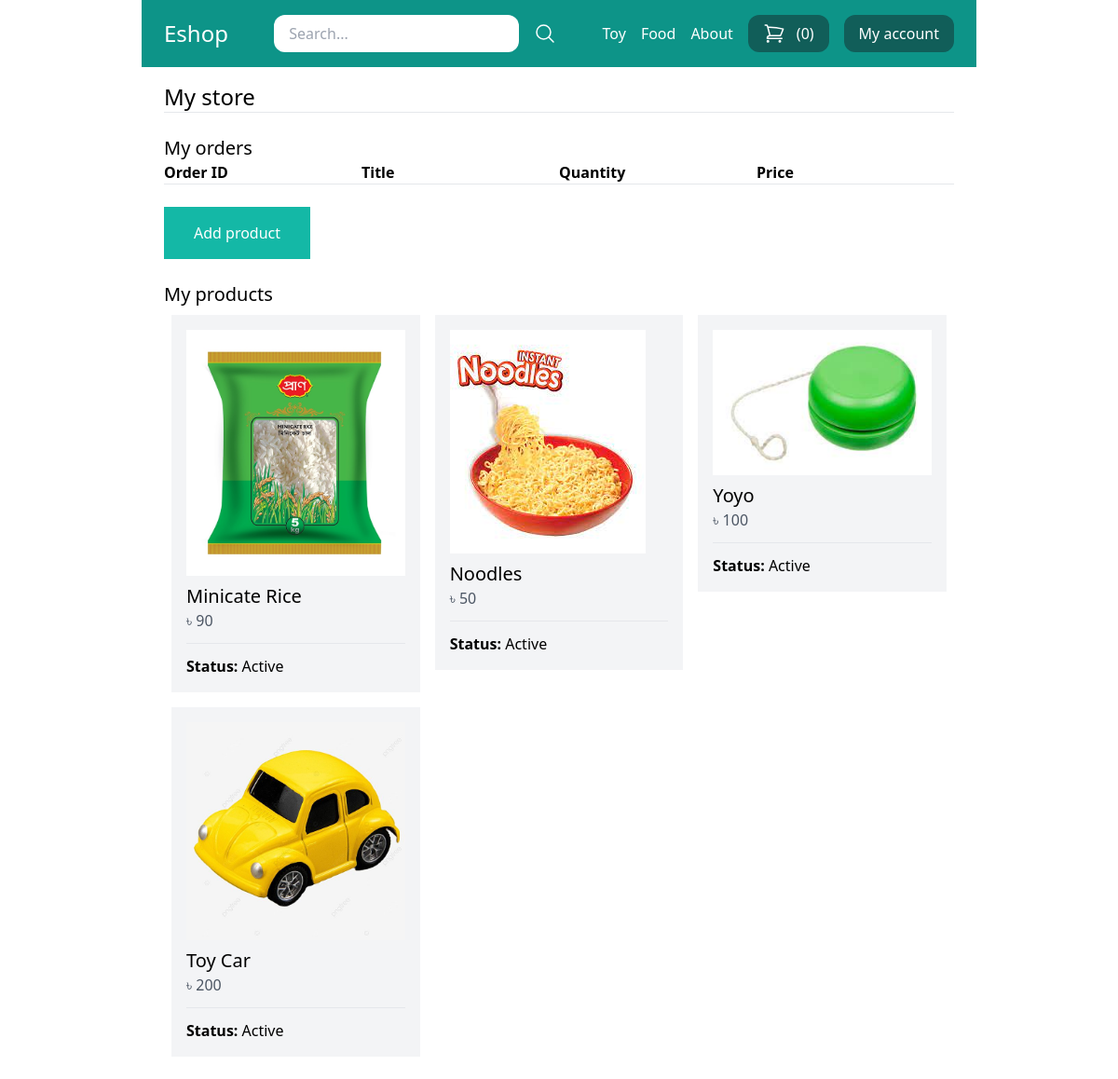
The app's page /mystore/ (signed in) with its own data.
### store/models.py (models this page shows, shortened)
class Category(models.Model):
	title = models.CharField(max_length=50)
	slug = models.SlugField(max_length=50)
	class Meta:
		verbose_name_plural = 'Categories'

class Product(models.Model):
	DRAFT = 'draft'
	WAITING_APPROVAL = 'waitingapproval'
	ACTIVE = 'active'
	DELETED = 'deleted'
	STATUS_CHOICES = {
		(DRAFT, 'Draft'),
		(WAITING_APPROVAL, 'Waiting approval'),
		(ACTIVE, 'Active'),
		(DELETED, 'Deleted'),
	}
	user = models.ForeignKey(User, related_name='products', on_delete=models.CASCADE)
	category = models.ForeignKey(Category, related_name='products', on_delete=models.CASCADE)
	title = models.CharField(max_length=50)
	slug = models.SlugField(max_length=50)
	description = models.TextField(blank=True)
	price = models.IntegerField()
	image = models.ImageField(upload_to='uploads/product_images', blank=True, null=True)
	thumbnail = models.ImageField(upload_to='uploads/product_images/thumbnail', blank=True, null=True)
	created_at = models.DateTimeField(auto_now_add=True)
	updated_at = models.DateTimeField(auto_now=True)
	status = models.CharField(max_length=50, choices=STATUS_CHOICES, default=ACTIVE)
	class Meta:
		ordering = ('-created_at',)

### userprofile/views.py (the view)
# urls.py: path('mystore/', views.mystore, name='mystore'),
@login_required
def mystore(request):
	products = request.user.products.exclude(status=Product.DELETED)
	order_items = OrderItem.objects.filter(product__user=request.user)
	return render(request, 'userprofile/mystore.html', {
		'products' : products,
		'order_items' : order_items,
		})

### store/cart.py (called while the page is built)
    def __len__(self):
        return sum(item['quantity'] for item in self.cart.values())

### store/context_processors.py (called while the page is built)
def cart(request):
	return {'cart' : Cart(request)}

### store/templatetags/menu.py (called while the page is built)
@register.inclusion_tag('core/menu.html')
def menu():
	categories = Category.objects.all()
	return {'categories' : categories}

### userprofile/templates/userprofile/mystore.html (shortened to what this page needs)
{% extends 'core/base.html' %}
{% block content %}
<h1 class="text-2xl">My store</h1>
<hr>
<h2 class="mt-6 text-xl">My orders</h2>
<div class="flex flex-wrap">
	<div class="w-1/4">
		<strong>Order ID</strong>
	</div>
	<div class="w-1/4">
		<strong>Title</strong>
	</div>
	<div class="w-1/4">
		<strong>Quantity</strong>
	</div>
	<div class="w-1/4">
		<strong>Price</strong>
	</div>
</div>
<hr>
<a href="{% url 'add_product' %}" class="mt-6 inline-block py-4 px-8 bg-teal-500 text-white">Add product</a>
<h2 class="mt-6 text-xl">My products</h2>
{% if products %}
<div class="flex flex-wrap">
	{% for product in products %}
	<div class="product w-1/3 p-2">
		<div class="p-4 bg-gray-100">
			<a href="{%  url 'edit_product' product.id %}">
				{% if product.image %}
					<div class="image mb-2">
						<img src="{{ product.image.url }}" alt="Image of {{ product.title }}">
					</div>
				{% endif %}
			<h2 class="text-xl">{{ product.title }}</h2>
			<p class="text-s text-gray-600">৳ {{ product.price }} </p>
			<hr class="my-3">
			<p><strong>Status: </strong>{{ product.get_status_display }}</strong></p>
			</a>
		</div>
	</div>
	{% endfor %}
</div>
{% else %}
	<p class="mt-4 py-4 px-8 bg-gray-200">You don't have any products yet...</p>
{% endif %}
{% endblock %}

### core/templates/core/menu.html
{% for category in categories %}
	<a href="{% url 'category_detail' category.slug %}" class="text-white">{{ category.title }}</a>
{% endfor %}
<a href="{% url 'about' %}" class="text-white">About</a>

### records on screen
Category: title "Toy"
Category: title "Food"
Product: image (picture), title "Minicate Rice", price "90", status "Active"
Product: image (picture), title "Noodles", price "50", status "Active"
Product: image (picture), title "Yoyo", price "100", status "Active"
Product: image (picture), title "Toy Car", price "200", status "Active"

### other values on screen
{{ cart|length }} "0"
